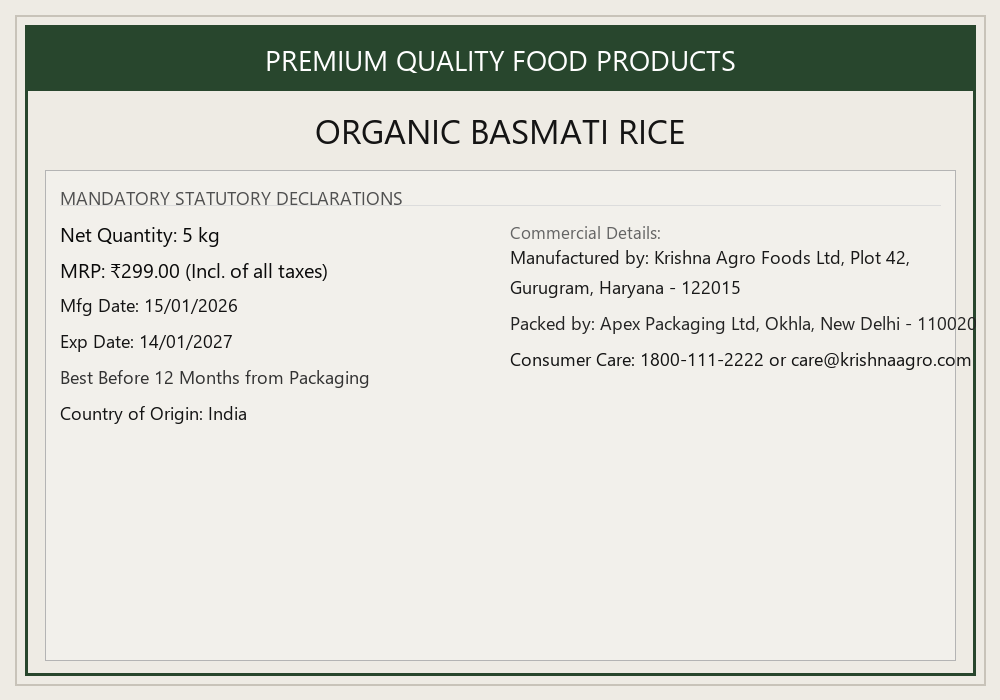
#> input picture backend/tests/fixtures/images/val_01_good_clean.png, 1000 x 700 px
$ python -i synthetic_packages.py   (imports and definitions only)
#> lines starting #> are read from the running program, lines starting #| are printed output that depends on the picture; after the words box and inside, x2 and y2 are one past the last pixel; in counts of white or black regions, pixels touching at a corner belong together
"""Synthetic Package Generator for MetriCheck Validation & Stress Testing.

Generates realistic packaged commodity images with known statutory declarations
and controlled optical/physical perturbations (blur, glare, lighting, perspective, small text).
"""

import math
from pathlib import Path
from typing import Any, Dict, List, Optional, Tuple

import cv2
import numpy as np
from PIL import Image, ImageDraw, ImageEnhance, ImageFilter, ImageFont


# [130 lines left out: functions _get_font, render_package_label, apply_blur, not called in this run]


def apply_glare(
    image: Image.Image,
    center: Optional[Tuple[int, int]] = None,
    radius: int = 120,
    intensity: float = 0.85,
) -> Image.Image:
    """Simulates a hot specular glare spot reflecting off packaging laminate."""
#> called with radius = 120, intensity = 0.85
    cv_img = cv2.cvtColor(np.array(image), cv2.COLOR_RGB2BGR)
#> cv_img is the input picture: shape (700, 1000, 3); mean B, G, R 210.6, 217.9, 217.1
    h, w = cv_img.shape[:2]
#> h = 700; w = 1000
    if center is None:
        center = (w // 3, h // 2)
#> center = (333, 350)

    mask = np.zeros((h, w), dtype=np.float32)
    cv2.circle(mask, center, radius, 1.0, -1)
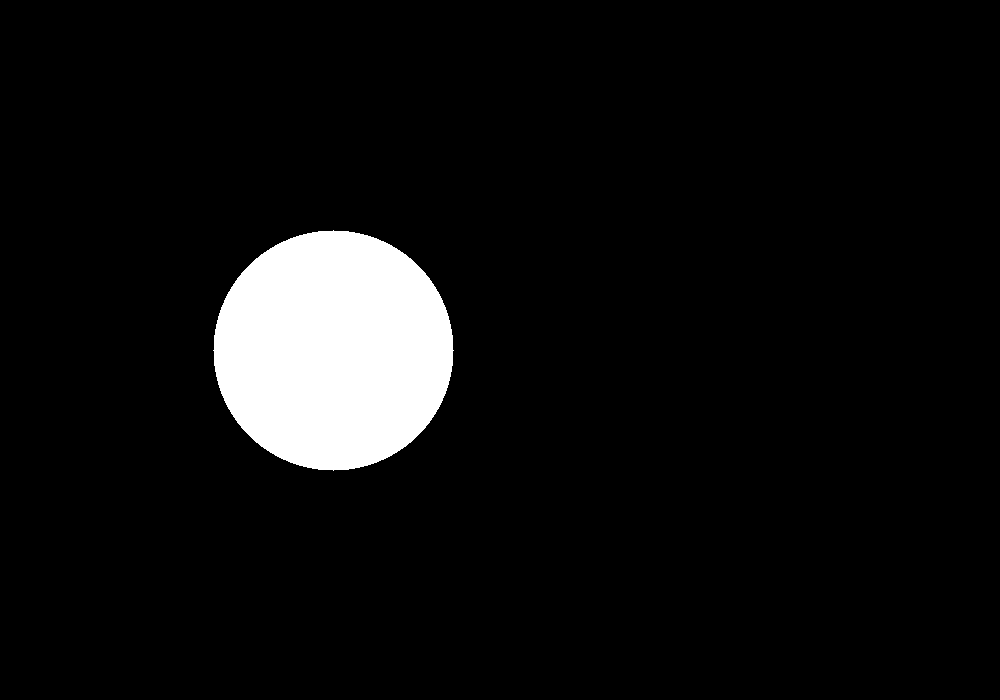
#> mask: shape (700, 1000) float32; values 0 (black) and 1 (white), 6.5% white; 1 white region, box (x1, y1, x2, y2) and area: (213, 230, 454, 471) 45225
    # Smooth radial falloff
    mask = cv2.GaussianBlur(mask, (radius * 2 + 1, radius * 2 + 1), radius / 2)

    # Blend white reflection
    white_overlay = np.full_like(cv_img, 255)
    mask_3ch = np.stack([mask * intensity] * 3, axis=-1)
    blended = (cv_img * (1.0 - mask_3ch) + white_overlay * mask_3ch).clip(0, 255).astype(np.uint8)

    return Image.fromarray(cv2.cvtColor(blended, cv2.COLOR_BGR2RGB))


# [226 lines left out: functions apply_lighting, apply_perspective_tilt, generate_validation_dataset, not called in this run]

>>> import cv2
>>> picture = cv2.cvtColor(cv2.imread('images/val_01_good_clean.png'), cv2.COLOR_BGR2RGB)
>>> result = apply_glare(picture)
